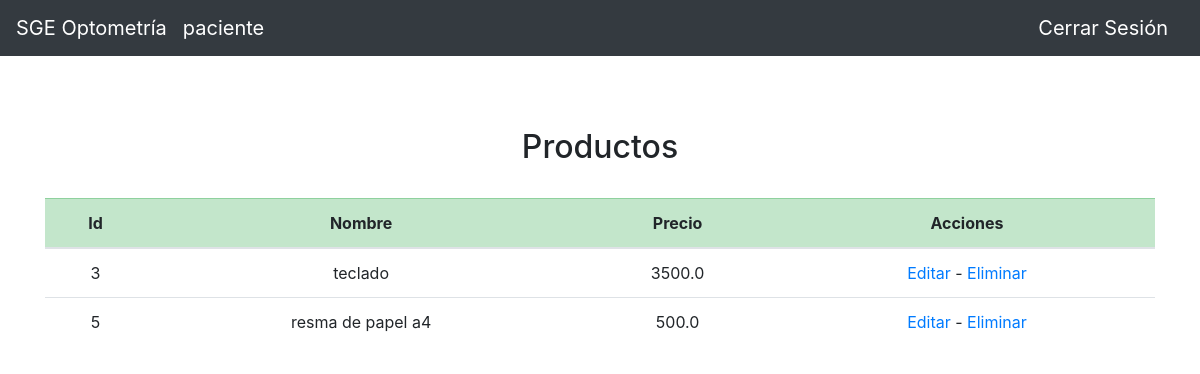
The page /optometria/producto/ (signed in) on the database as committed earlier.
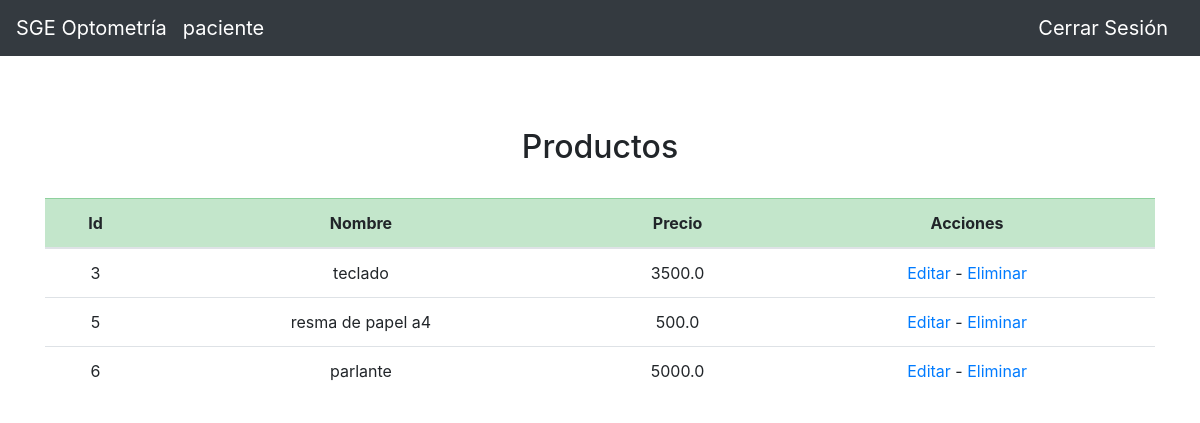
The same page on the database as committed later.
### optometria/models.py (models this page shows, shortened)
class Producto(models.Model):
    nombre = models.CharField(max_length=32)
    precio = models.FloatField()

### optometria/views.py (the view)
# urls.py: path('producto/', views.ver_producto, name='ver_producto'),
def ver_producto(request):
    if len(Producto.objects.all()) > 0:
        data = Producto.objects.all()
    else:
        data = None
    return render(request, 'optometria/ver_producto.html',{
        'grupo': request.user.rol,
        'data': data,
        })

### optometria/templates/optometria/ver_producto.html (shortened to what this page needs)
{% extends "optometria/new_layout.html" %}
{% block body %}
<br>
{% if data %}
    <h2><center>Productos</center></h2>
    <br>
    <div class="table-responsive">
        <table class="table table-hover">
            <thead>
                <tr class="table-success">
                    <th scope="col"><center>Id</center></th>
                    <th scope="col"><center>Nombre</center></th>
                    <th scope="col"><center>Precio</center></th>
                    <th scope="col"><center>Acciones</center></th>
                </tr>
            </thead>
            <tbody>
            {% for producto in data %}
                <tr>
                    <td><center>{{producto.id}}</center></td>
                    <td><center>{{producto.nombre}}</center></td>
                    <td><center>{{producto.precio}}</center></td>
                    <td><center><a href="{% url 'optometria:editar_producto' producto.id%}">Editar</a>
                    <a> - </a>
                    <a href="{% url 'optometria:eliminar_producto' producto.id%}">Eliminar</a>
                    </center></td>
                    </tr>
            {% endfor %}
            </tbody>
        </table>
    </div>
{% else %}
    <h2><center>No hay productos registrados.</center></h2>
    <br>
{% endif %}
{% endblock %}

Rows that differ between the two databases and show on the page:
added Producto: id "6", nombre "parlante", precio "5000.0"
